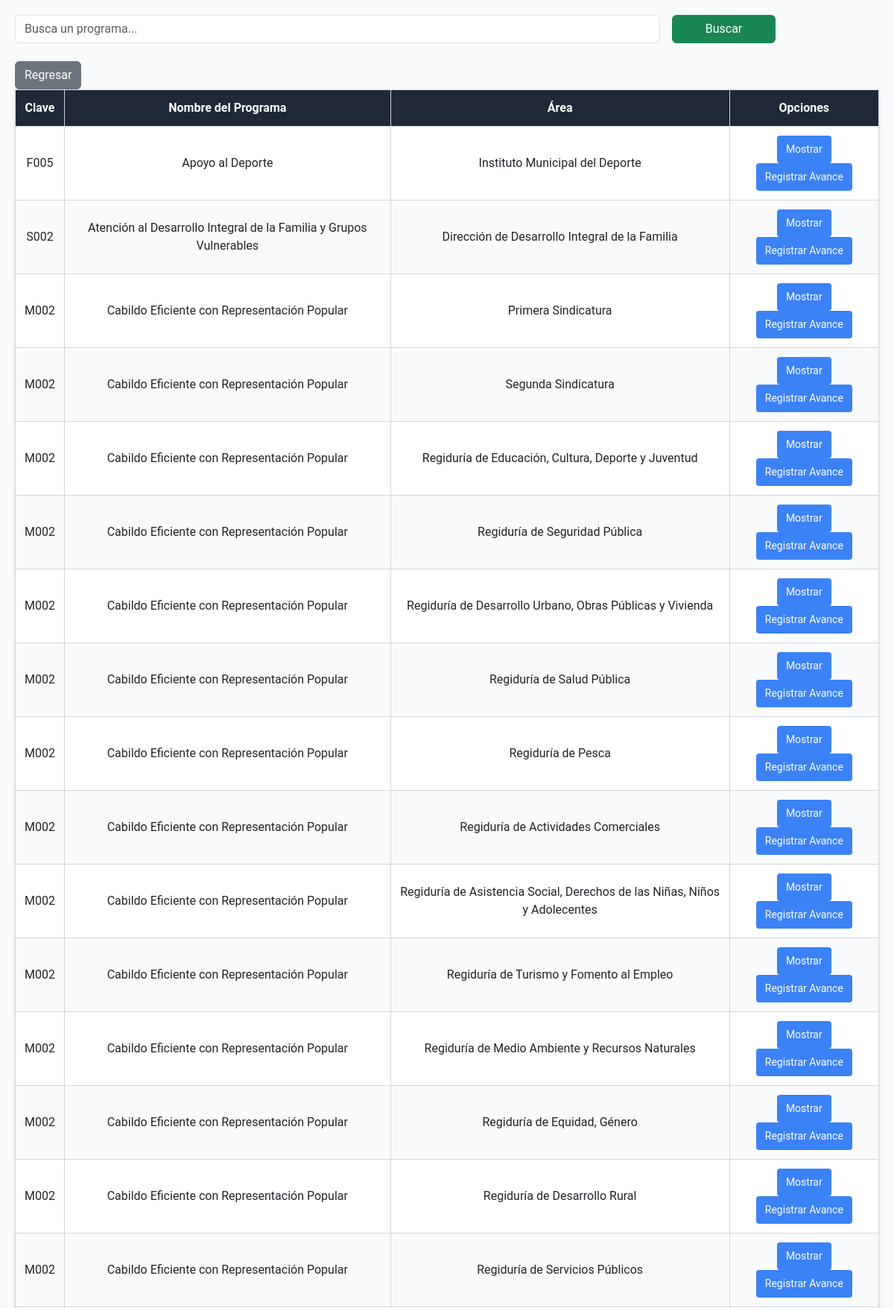
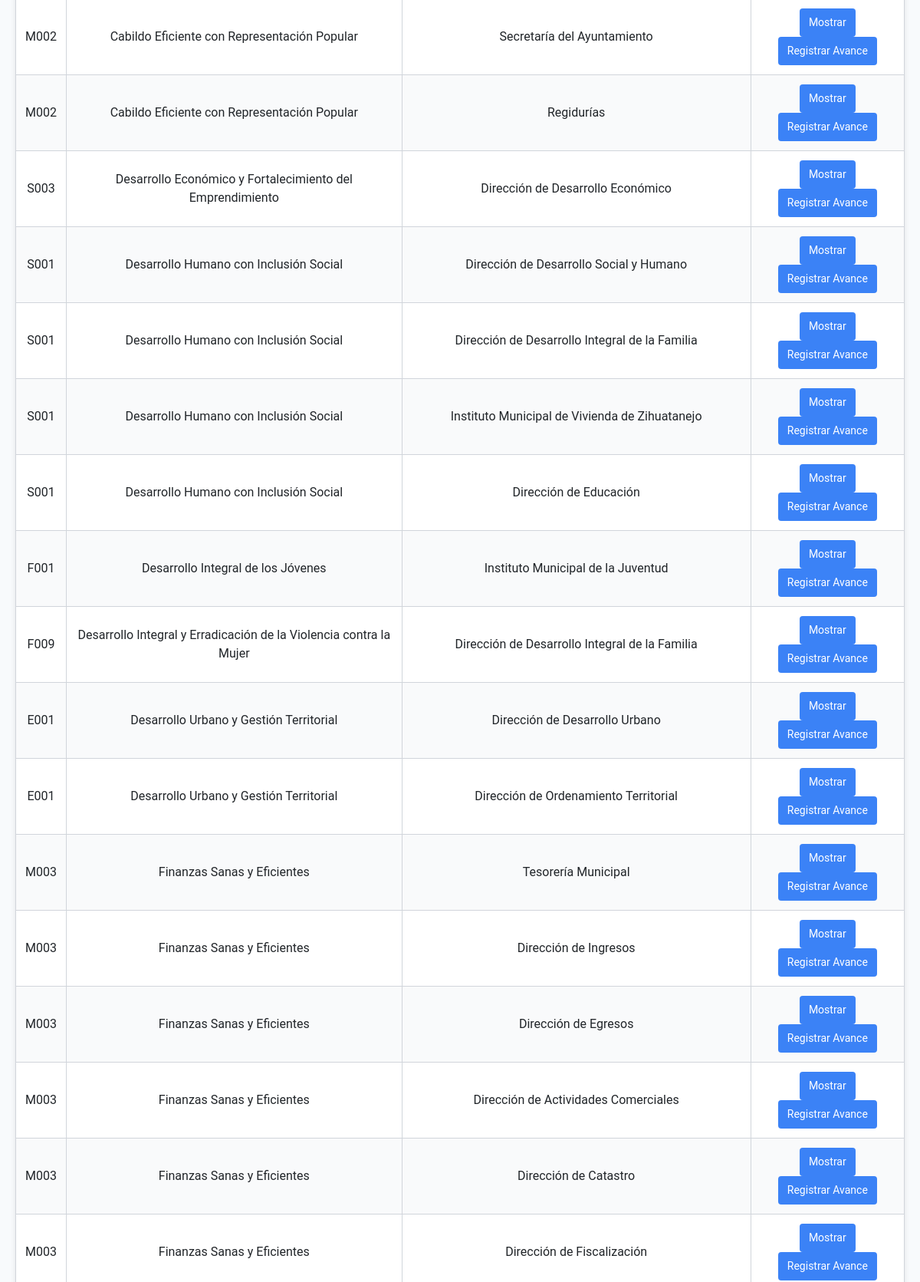
The app's page /formularios/pre_a.php (signed in, upper part) with its own data (2 pictures, top to bottom).
### tables this page shows
CREATE TABLE `unidadesresponsables` (
  `id` int(11) NOT NULL,
  `clave_area` varchar(10) NOT NULL,
  `nombre_area` varchar(255) NOT NULL,
  `claveProgramaP` varchar(10) NOT NULL
);

CREATE TABLE `listapp` (
  `claveProgramaP` varchar(10) NOT NULL,
  `nombreProgramaP` varchar(255) NOT NULL
);

### formularios/pre_a.php (the view, shortened to what this page needs)
<?php
include '../database/conexion.php';
$queryUsuario = "SELECT clave_area, rol FROM usuarios WHERE usr = ?";
$stmtUsuario = $conn->prepare($queryUsuario);
$stmtUsuario->bind_param("s", $_SESSION['usuario']);
$stmtUsuario->execute();
$stmtUsuario->bind_result($clave_area, $rol);
$busqueda = isset($_GET['busqueda']) ? '%' . htmlspecialchars($_GET['busqueda'], ENT_QUOTES, 'UTF-8') . '%' : '%';
$claveProgramaP = isset($_GET['claveProgramaP']) ? $_GET['claveProgramaP'] : null;
if ($rol === 'admin') {
    if ($claveProgramaP) {
        $queryProgramas = "SELECT l.claveProgramaP, l.nombreProgramaP, u.clave_area, u.nombre_area
                           FROM listapp l
                           JOIN unidadesresponsables u ON l.claveProgramaP = u.claveProgramaP
                           WHERE l.claveProgramaP = ?";
        $stmtProgramas = $conn->prepare($queryProgramas);
        $stmtProgramas->bind_param("s", $claveProgramaP);
    } else {
        $queryProgramas = "SELECT l.claveProgramaP, l.nombreProgramaP, u.clave_area, u.nombre_area
                           FROM listapp l
                           JOIN unidadesresponsables u ON l.claveProgramaP = u.claveProgramaP
                           WHERE l.claveProgramaP LIKE ? OR u.nombre_area LIKE ? OR l.nombreProgramaP LIKE ?";
        $stmtProgramas = $conn->prepare($queryProgramas);
        $stmtProgramas->bind_param("sss", $busqueda, $busqueda, $busqueda);
    }
}
$stmtProgramas->execute();
$resultado = $stmtProgramas->get_result();
?>
<!DOCTYPE html>
<html lang="es">
<head>
    <link href="https://cdn.jsdelivr.net/npm/bootstrap@5.3.0/dist/css/bootstrap.min.css" rel="stylesheet">
    <link rel="stylesheet" href="../css/plan_pp.css">
</head>
<body>
    <div class="content">
        <form method="GET" class="row g-3 mb-4">
            <div class="col-md-9">
                <input type="text" name="busqueda" class="form-control"
                       placeholder="Busca un programa..."
                       value="<?php echo isset($_GET['busqueda']) ? htmlspecialchars($_GET['busqueda'], ENT_QUOTES, 'UTF-8') : ''; ?>">
            </div>
            <div class="col-md-3">
                <button type="submit" class="btn btn-success w-50">Buscar</button>
            </div>
        </form>
        <table>
            <thead>
                <tr>
                    <th>Clave</th>
                    <th>Nombre del Programa</th>
                    <th>Área</th>
                    <th>Opciones</th>
                </tr>
            </thead>
            <tbody>
            <?php
if ($resultado->num_rows > 0) {
    while ($row = $resultado->fetch_assoc()) {
        echo "<tr>";
        echo "<td>" . htmlspecialchars($row['claveProgramaP'], ENT_QUOTES, 'UTF-8') . "</td>";
        echo "<td>" . htmlspecialchars($row['nombreProgramaP'], ENT_QUOTES, 'UTF-8') . "</td>";
        echo "<td>" . htmlspecialchars($row['nombre_area'], ENT_QUOTES, 'UTF-8') . "</td>";
        echo "<td>
            <button class='view-button' onclick='location.href=\"programa_presupuestario/mas_info.php?claveProgramaP=" . urlencode($row['claveProgramaP']) . "&clave_area=" . urlencode($row['clave_area']) . "&nombre_area=" . urldecode($row['nombre_area']) . "\";'>Mostrar</button>
            <button class='view-button' onclick='location.href=\"programa_presupuestario/registrarInfo.php?claveProgramaP=" . urlencode($row['claveProgramaP']) . "&clave_area=" . urlencode($row['clave_area']) . "\";'>Registrar Avance</button>
        </td>";
        echo "</tr>";
    }
} else {
    echo "<tr><td colspan='4'>No se encontraron resultados.</td></tr>";
}
?>
        <button type="button" class="btn btn-secondary" onclick="location.href='programasPre.php';">Regresar</button>
            </tbody>
        </table>
    </div>
</body>
</html>

### css/plan_pp.css (style rules this page uses)
* { margin: 0; padding: 0; box-sizing: border-box; }
body { font-family: 'Roboto', sans-serif; display: flex; height: 100vh; background-color: #F8FAFC; }
.content { flex: 1; padding: 20px; overflow-x: auto; max-width: 100%; }
table { border-collapse: collapse; width: 100%; table-layout: auto; background-color: #FFFFFF; box-shadow: 0 4px 6px rgba(0, 0, 0, 0.1); border-radius: 8px; }
thead th { background-color: #1F2937; color: #FFFFFF; text-align: center; padding: 10px; border: 1px solid #4B5563; position: sticky; top: 0; z-index: 2; }
thead th, tbody td { padding: 12px; text-align: center; border: 1px solid #D1D5DB; }
tbody tr:nth-child(even) { background-color: #F9FAFB; }
.view-button { background-color: #3B82F6; color: white; border: none; padding: 8px 12px; border-radius: 4px; cursor: pointer; font-size: 14px; transition: background-color 0.3s, transform 0.2s; }

### records on screen
unidadesresponsables: claveProgramaP.claveProgramaP "F005", claveProgramaP.nombreProgramaP "Apoyo al Deporte", nombre_area "Instituto Municipal del Deporte"
unidadesresponsables: claveProgramaP.claveProgramaP "S002", claveProgramaP.nombreProgramaP "Atención al Desarrollo Integral de la Familia y Grupos Vulnerables", nombre_area "Dirección de Desarrollo Integral de la Familia"
unidadesresponsables: claveProgramaP.claveProgramaP "M002", claveProgramaP.nombreProgramaP "Cabildo Eficiente con Representación Popular", nombre_area "Primera Sindicatura"
unidadesresponsables: claveProgramaP.claveProgramaP "M002", claveProgramaP.nombreProgramaP "Cabildo Eficiente con Representación Popular", nombre_area "Segunda Sindicatura"
unidadesresponsables: claveProgramaP.claveProgramaP "M002", claveProgramaP.nombreProgramaP "Cabildo Eficiente con Representación Popular", nombre_area "Regiduría de Educación, Cultura, Deporte y Juventud"
unidadesresponsables: claveProgramaP.claveProgramaP "M002", claveProgramaP.nombreProgramaP "Cabildo Eficiente con Representación Popular", nombre_area "Regiduría de Seguridad Pública"
unidadesresponsables: claveProgramaP.claveProgramaP "M002", claveProgramaP.nombreProgramaP "Cabildo Eficiente con Representación Popular", nombre_area "Regiduría de Desarrollo Urbano, Obras Públicas y Vivienda"
unidadesresponsables: claveProgramaP.claveProgramaP "M002", claveProgramaP.nombreProgramaP "Cabildo Eficiente con Representación Popular", nombre_area "Regiduría de Salud Pública"
unidadesresponsables: claveProgramaP.claveProgramaP "M002", claveProgramaP.nombreProgramaP "Cabildo Eficiente con Representación Popular", nombre_area "Regiduría de Pesca"
unidadesresponsables: claveProgramaP.claveProgramaP "M002", claveProgramaP.nombreProgramaP "Cabildo Eficiente con Representación Popular", nombre_area "Regiduría de Actividades Comerciales"
unidadesresponsables: claveProgramaP.claveProgramaP "M002", claveProgramaP.nombreProgramaP "Cabildo Eficiente con Representación Popular", nombre_area "Regiduría de Asistencia Social, Derechos de las Niñas, Niños y Adolecentes"
unidadesresponsables: claveProgramaP.claveProgramaP "M002", claveProgramaP.nombreProgramaP "Cabildo Eficiente con Representación Popular", nombre_area "Regiduría de Turismo y Fomento al Empleo"
unidadesresponsables: claveProgramaP.claveProgramaP "M002", claveProgramaP.nombreProgramaP "Cabildo Eficiente con Representación Popular", nombre_area "Regiduría de Medio Ambiente y Recursos Naturales"
unidadesresponsables: claveProgramaP.claveProgramaP "M002", claveProgramaP.nombreProgramaP "Cabildo Eficiente con Representación Popular", nombre_area "Regiduría de Equidad, Género"
unidadesresponsables: claveProgramaP.claveProgramaP "M002", claveProgramaP.nombreProgramaP "Cabildo Eficiente con Representación Popular", nombre_area "Regiduría de Desarrollo Rural"
unidadesresponsables: claveProgramaP.claveProgramaP "M002", claveProgramaP.nombreProgramaP "Cabildo Eficiente con Representación Popular", nombre_area "Regiduría de Servicios Públicos"
unidadesresponsables: claveProgramaP.claveProgramaP "M002", claveProgramaP.nombreProgramaP "Cabildo Eficiente con Representación Popular", nombre_area "Secretaría del Ayuntamiento"
unidadesresponsables: claveProgramaP.claveProgramaP "M002", claveProgramaP.nombreProgramaP "Cabildo Eficiente con Representación Popular", nombre_area "Regidurías"
unidadesresponsables: claveProgramaP.claveProgramaP "S003", claveProgramaP.nombreProgramaP "Desarrollo Económico y Fortalecimiento del Emprendimiento", nombre_area "Dirección de Desarrollo Económico"
unidadesresponsables: claveProgramaP.claveProgramaP "S001", claveProgramaP.nombreProgramaP "Desarrollo Humano con Inclusión Social", nombre_area "Dirección de Desarrollo Social y Humano"
unidadesresponsables: claveProgramaP.claveProgramaP "S001", claveProgramaP.nombreProgramaP "Desarrollo Humano con Inclusión Social", nombre_area "Dirección de Desarrollo Integral de la Familia"
unidadesresponsables: claveProgramaP.claveProgramaP "S001", claveProgramaP.nombreProgramaP "Desarrollo Humano con Inclusión Social", nombre_area "Instituto Municipal de Vivienda de Zihuatanejo"
unidadesresponsables: claveProgramaP.claveProgramaP "S001", claveProgramaP.nombreProgramaP "Desarrollo Humano con Inclusión Social", nombre_area "Dirección de Educación"
unidadesresponsables: claveProgramaP.claveProgramaP "F001", claveProgramaP.nombreProgramaP "Desarrollo Integral de los Jóvenes", nombre_area "Instituto Municipal de la Juventud"
unidadesresponsables: claveProgramaP.claveProgramaP "F009", claveProgramaP.nombreProgramaP "Desarrollo Integral y Erradicación de la Violencia contra la Mujer", nombre_area "Dirección de Desarrollo Integral de la Familia"
unidadesresponsables: claveProgramaP.claveProgramaP "E001", claveProgramaP.nombreProgramaP "Desarrollo Urbano y Gestión Territorial", nombre_area "Dirección de Desarrollo Urbano"
unidadesresponsables: claveProgramaP.claveProgramaP "E001", claveProgramaP.nombreProgramaP "Desarrollo Urbano y Gestión Territorial", nombre_area "Dirección de Ordenamiento Territorial"
unidadesresponsables: claveProgramaP.claveProgramaP "M003", claveProgramaP.nombreProgramaP "Finanzas Sanas y Eficientes", nombre_area "Tesorería Municipal"
unidadesresponsables: claveProgramaP.claveProgramaP "M003", claveProgramaP.nombreProgramaP "Finanzas Sanas y Eficientes", nombre_area "Dirección de Ingresos"
unidadesresponsables: claveProgramaP.claveProgramaP "M003", claveProgramaP.nombreProgramaP "Finanzas Sanas y Eficientes", nombre_area "Dirección de Egresos"
unidadesresponsables: claveProgramaP.claveProgramaP "M003", claveProgramaP.nombreProgramaP "Finanzas Sanas y Eficientes", nombre_area "Dirección de Actividades Comerciales"
unidadesresponsables: claveProgramaP.claveProgramaP "M003", claveProgramaP.nombreProgramaP "Finanzas Sanas y Eficientes", nombre_area "Dirección de Catastro"
unidadesresponsables: claveProgramaP.claveProgramaP "M003", claveProgramaP.nombreProgramaP "Finanzas Sanas y Eficientes", nombre_area "Dirección de Fiscalización"
